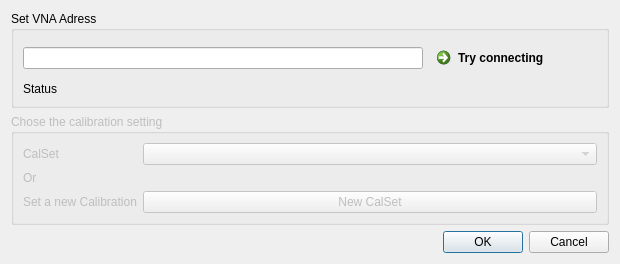
<?xml version="1.0" encoding="UTF-8"?>
<ui version="4.0">
 <class>CalDialog</class>
 <widget class="QDialog" name="CalDialog">
  <property name="geometry">
   <rect>
    <x>0</x>
    <y>0</y>
    <width>600</width>
    <height>400</height>
   </rect>
  </property>
  <property name="minimumSize">
   <size>
    <width>600</width>
    <height>400</height>
   </size>
  </property>
  <property name="windowTitle">
   <string>Connect to VNA</string>
  </property>
  <property name="autoFillBackground">
   <bool>false</bool>
  </property>
  <property name="sizeGripEnabled">
   <bool>false</bool>
  </property>
  <property name="modal">
   <bool>false</bool>
  </property>
  <layout class="QVBoxLayout" name="verticalLayout">
   <property name="sizeConstraint">
    <enum>QLayout::SetFixedSize</enum>
   </property>
   <item>
    <widget class="QGroupBox" name="connectStatus">
     <property name="title">
      <string>Set VNA Adress</string>
     </property>
     <layout class="QGridLayout" name="gridLayout">
      <item row="0" column="0">
       <widget class="QLineEdit" name="vnaAddress">
        <property name="minimumSize">
         <size>
          <width>400</width>
          <height>0</height>
         </size>
        </property>
       </widget>
      </item>
      <item row="1" column="0">
       <widget class="QLabel" name="statusLabel">
        <property name="text">
         <string>Status</string>
        </property>
       </widget>
      </item>
      <item row="0" column="2">
       <widget class="QCommandLinkButton" name="connect">
        <property name="text">
         <string>Try connecting</string>
        </property>
       </widget>
      </item>
     </layout>
    </widget>
   </item>
   <item>
    <widget class="QGroupBox" name="groupBox_2">
     <property name="enabled">
      <bool>false</bool>
     </property>
     <property name="title">
      <string>Chose the calibration setting</string>
     </property>
     <layout class="QVBoxLayout" name="verticalLayout_2">
      <item>
       <layout class="QFormLayout" name="formLayout">
        <property name="fieldGrowthPolicy">
         <enum>QFormLayout::AllNonFixedFieldsGrow</enum>
        </property>
        <item row="0" column="0">
         <widget class="QLabel" name="label">
          <property name="text">
           <string>CalSet</string>
          </property>
         </widget>
        </item>
        <item row="0" column="1">
         <widget class="QComboBox" name="typeBox"/>
        </item>
        <item row="1" column="0">
         <widget class="QLabel" name="label_2">
          <property name="text">
           <string>Or</string>
          </property>
         </widget>
        </item>
        <item row="2" column="0">
         <widget class="QLabel" name="label_3">
          <property name="text">
           <string>Set a new Calibration</string>
          </property>
         </widget>
        </item>
        <item row="2" column="1">
         <widget class="QPushButton" name="buttonCal">
          <property name="text">
           <string>New CalSet</string>
          </property>
         </widget>
        </item>
       </layout>
      </item>
     </layout>
    </widget>
   </item>
   <item>
    <widget class="QDialogButtonBox" name="buttonBox">
     <property name="orientation">
      <enum>Qt::Horizontal</enum>
     </property>
     <property name="standardButtons">
      <set>QDialogButtonBox::Cancel|QDialogButtonBox::Ok</set>
     </property>
    </widget>
   </item>
  </layout>
 </widget>
 <resources/>
 <connections>
  <connection>
   <sender>buttonBox</sender>
   <signal>accepted()</signal>
   <receiver>CalDialog</receiver>
   <slot>accept()</slot>
   <hints>
    <hint type="sourcelabel">
     <x>248</x>
     <y>254</y>
    </hint>
    <hint type="destinationlabel">
     <x>157</x>
     <y>274</y>
    </hint>
   </hints>
  </connection>
  <connection>
   <sender>buttonBox</sender>
   <signal>rejected()</signal>
   <receiver>CalDialog</receiver>
   <slot>reject()</slot>
   <hints>
    <hint type="sourcelabel">
     <x>316</x>
     <y>260</y>
    </hint>
    <hint type="destinationlabel">
     <x>286</x>
     <y>274</y>
    </hint>
   </hints>
  </connection>
 </connections>
</ui>
